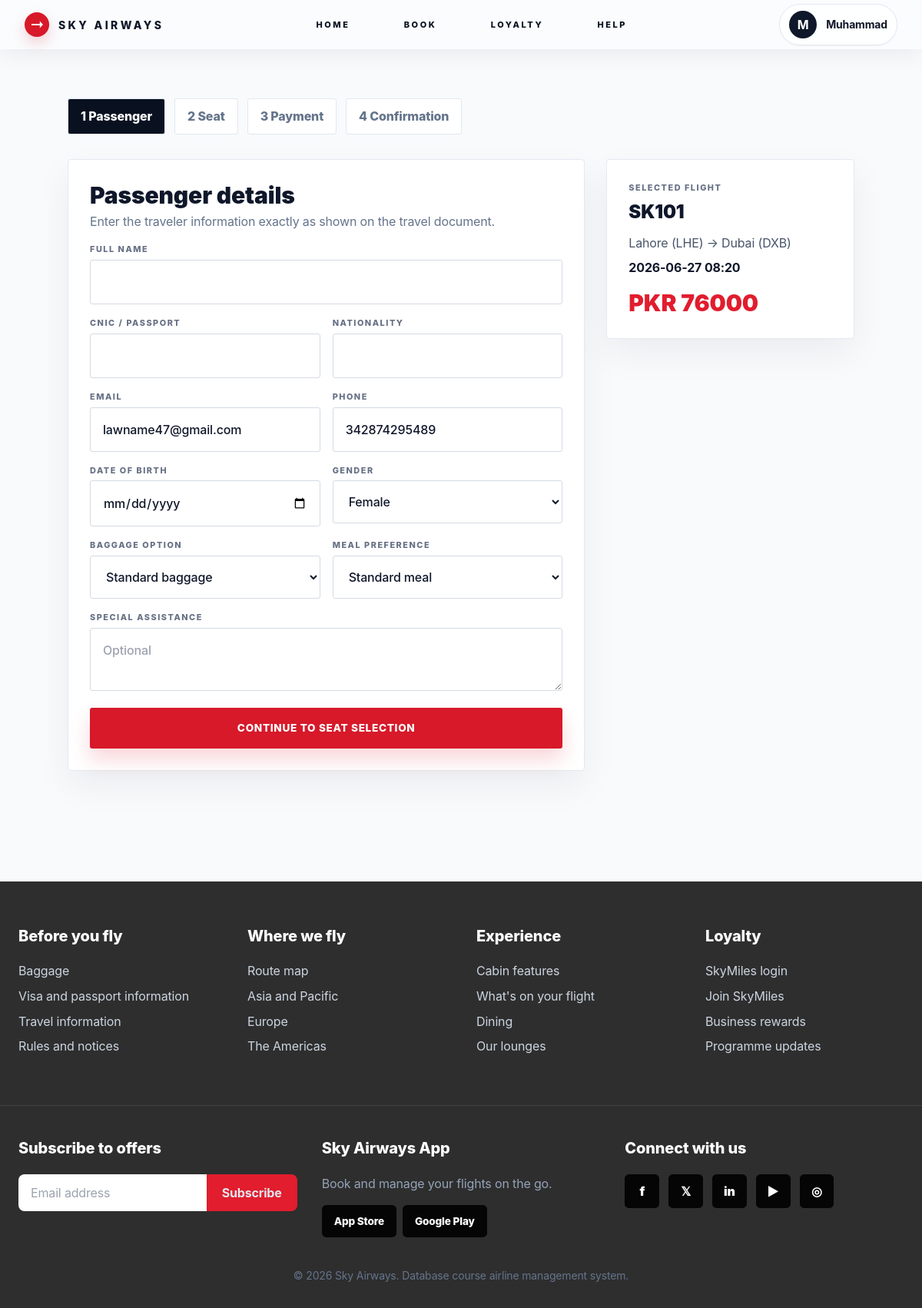
The app's page /passenger/1 (signed in) with its own data.
### tables this page shows
CREATE TABLE users (
            id INTEGER PRIMARY KEY AUTOINCREMENT,
            full_name TEXT NOT NULL,
            username TEXT UNIQUE NOT NULL,
            email TEXT UNIQUE NOT NULL,
            phone TEXT,
            password_hash TEXT NOT NULL,
            country TEXT,
            date_of_birth TEXT,
            gender TEXT,
            role TEXT DEFAULT 'user',
            created_at TEXT DEFAULT CURRENT_TIMESTAMP
        );

CREATE TABLE flights (
            id INTEGER PRIMARY KEY AUTOINCREMENT,
            flight_number TEXT UNIQUE NOT NULL,
            departure_airport TEXT NOT NULL,
            arrival_airport TEXT NOT NULL,
            departure_city TEXT NOT NULL,
            arrival_city TEXT NOT NULL,
            departure_time TEXT NOT NULL,
            arrival_time TEXT NOT NULL,
            duration TEXT NOT NULL,
            aircraft_type TEXT NOT NULL,
            cabin_class TEXT NOT NULL,
            total_seats INTEGER NOT NULL,
            available_seats INTEGER NOT NULL,
            fare REAL NOT NULL,
            status TEXT DEFAULT 'On Time'
        );

### app.py (the view, shortened to what this page needs)
@app.route("/passenger/<int:flight_id>", methods=["GET", "POST"])
@login_required
def passenger(flight_id):
    flight = query("SELECT * FROM flights WHERE id=?", (flight_id,), one=True)
    if not flight:
        flash("Flight not found.", "error")
        return redirect(url_for("flights"))
    return render_template("passenger.html", flight=flight)

### app.py (called while the page is built)
def get_db():
    if "db" not in g:
        g.db = sqlite3.connect(DB_PATH)
        g.db.row_factory = sqlite3.Row
    return g.db

def query(sql, args=(), one=False):
    cur = get_db().execute(sql, args)
    rows = cur.fetchall()
    cur.close()
    return (rows[0] if rows else None) if one else rows

def current_user():
    if session.get("user_id"):
        return query("SELECT * FROM users WHERE id = ?", (session["user_id"],), one=True)
    return None

@app.context_processor
def inject_globals():
    return {"user": current_user(), "airports": AIRPORTS, "now": datetime.now()}

def login_required(view):
    @wraps(view)
    def wrapped(*args, **kwargs):
        if not session.get("user_id"):
            flash("To continue with your booking, please log in or create your Sky Airways account.", "info")
            session["next_url"] = request.path
            return redirect(url_for("login", next=request.path))
        return view(*args, **kwargs)
    return wrapped

@app.before_request
def ensure_db():
    init_db()

### templates/passenger.html (shortened to what this page needs)
{% extends 'base.html' %}
{% block content %}
<section class="py-16 px-6 bg-slate-50"><div class="max-w-5xl mx-auto"><div class="flex flex-wrap gap-3 mb-8"><span class="step-pill active">1 Passenger</span><span class="step-pill">2 Seat</span><span class="step-pill">3 Payment</span><span class="step-pill">4 Confirmation</span></div><div class="grid lg:grid-cols-3 gap-7"><form method="post" class="lg:col-span-2 premium-card p-7 grid sm:grid-cols-2 gap-4"><div class="sm:col-span-2"><h1 class="text-3xl font-black">Passenger details</h1><p class="text-slate-500 mt-1">Enter the traveler information exactly as shown on the travel document.</p></div><div class="sm:col-span-2"><label class="label">Full name</label><input class="form-field" name="passenger_name" required></div><div><label class="label">CNIC / Passport</label><input class="form-field" name="passport_or_cnic" required></div><div><label class="label">Nationality</label><input class="form-field" name="nationality"></div><div><label class="label">Email</label><input class="form-field" type="email" name="email" required value="{{ user.email }}"></div><div><label class="label">Phone</label><input class="form-field" name="phone" required value="{{ user.phone or '' }}"></div><div><label class="label">Date of birth</label><input class="form-field" type="date" name="date_of_birth"></div><div><label class="label">Gender</label><select class="form-field" name="gender"><option>Female</option><option>Male</option><option>Other</option></select></div><div><label class="label">Baggage option</label><select class="form-field" name="baggage"><option>Standard baggage</option><option>Extra 10kg</option><option>Extra 20kg</option></select></div><div><label class="label">Meal preference</label><select class="form-field" name="meal"><option>Standard meal</option><option>Vegetarian</option><option>Halal meal</option><option>Child meal</option></select></div><div class="sm:col-span-2"><label class="label">Special assistance</label><textarea class="form-field" name="assistance" placeholder="Optional"></textarea></div><button class="btn-primary sm:col-span-2">Continue to seat selection</button></form><aside class="premium-card p-7 h-fit"><p class="label">Selected flight</p><h2 class="text-2xl font-black mt-2">{{ flight.flight_number }}</h2><p class="mt-3 text-slate-600">{{ flight.departure_airport }} → {{ flight.arrival_airport }}</p><p class="font-bold mt-2">{{ flight.departure_time }}</p><p class="mt-4 text-accent text-3xl font-black">PKR {{ '%.0f'|format(flight.fare) }}</p></aside></div></div></section>
{% endblock %}

### templates/base.html (shortened to what this page needs)
<!doctype html>
<html lang="en" class="scroll-smooth">
<head>
  <script src="https://cdn.tailwindcss.com"></script>
  <link rel="stylesheet" href="{{ url_for('static', filename='css/app.css') }}">
</head>
<body class="font-display bg-slate-50 text-slate-900 min-h-screen">
  <nav class="site-nav fixed top-0 left-0 right-0 z-50">
    <div class="max-w-7xl mx-auto px-4 sm:px-6 lg:px-8 h-[64px] flex items-center justify-between">
      <a href="{{ url_for('home') }}" class="flex items-center gap-3 group">
        <span class="logo-mark group-hover:scale-105 transition"></span>
        <span class="brand-text">SKY AIRWAYS</span>
      </a>
      <div class="hidden md:flex items-center gap-10">
        <a class="nav-link" href="{{ url_for('home') }}">Home</a>
        <a class="nav-link" href="{{ url_for('book') }}">Book</a>
        <a class="nav-link" href="{{ url_for('loyalty') }}">Loyalty</a>
        <a class="nav-link" href="{{ url_for('help_page') }}">Help</a>
      </div>
      <div class="flex items-center gap-3">
        {% if user %}
        <div class="relative group">
          <button class="flex items-center gap-3 rounded-full bg-white/80 border border-slate-200 px-3 py-2 shadow-sm hover:shadow-md transition">
            <span class="h-9 w-9 rounded-full bg-skybrand text-white grid place-items-center font-bold">{{ user.full_name[0] }}</span>
            <span class="hidden sm:block text-sm font-bold">{{ user.full_name.split()[0] }}</span>
          </button>
        </div>
        {% else %}
        <a href="{{ url_for('login') }}" class="hidden sm:inline-flex rounded-[3px] bg-skybrand text-white px-5 py-2.5 text-[11px] font-black tracking-widest uppercase hover:bg-accent transition shadow-md">Login / Sign Up</a>
        {% endif %}
      </div>
    </div>
  </nav>
  <main class="pt-[64px]">
    {% block content %}{% endblock %}
  </main>
  <footer class="bg-[#2e2e2e] text-slate-200 mt-20">
    <div class="max-w-7xl mx-auto px-6 py-14 grid md:grid-cols-4 gap-10 border-b border-white/10">
      <div><h3 class="footer-title">Before you fly</h3><p class="footer-link">Baggage</p><p class="footer-link">Visa and passport information</p><p class="footer-link">Travel information</p><p class="footer-link">Rules and notices</p></div>
      <div><h3 class="footer-title">Where we fly</h3><p class="footer-link">Route map</p><p class="footer-link">Asia and Pacific</p><p class="footer-link">Europe</p><p class="footer-link">The Americas</p></div>
      <div><h3 class="footer-title">Experience</h3><p class="footer-link">Cabin features</p><p class="footer-link">What's on your flight</p><p class="footer-link">Dining</p><p class="footer-link">Our lounges</p></div>
      <div><h3 class="footer-title">Loyalty</h3><p class="footer-link">SkyMiles login</p><p class="footer-link">Join SkyMiles</p><p class="footer-link">Business rewards</p><p class="footer-link">Programme updates</p></div>
    </div>
    <div class="max-w-7xl mx-auto px-6 py-10 grid md:grid-cols-3 gap-8">
      <div><h3 class="footer-title">Subscribe to offers</h3><div class="mt-4 flex"><input class="px-4 py-3 rounded-l-lg text-slate-900 w-full" placeholder="Email address"><button class="px-5 bg-accent rounded-r-lg font-bold">Subscribe</button></div></div>
      <div><h3 class="footer-title">Sky Airways App</h3><p class="text-slate-400 mt-3">Book and manage your flights on the go.</p><div class="mt-4 flex gap-2"><span class="app-badge">App Store</span><span class="app-badge">Google Play</span></div></div>
      <div><h3 class="footer-title">Connect with us</h3><div class="mt-4 flex gap-3"><span class="social">f</span><span class="social">𝕏</span><span class="social">in</span><span class="social">▶</span><span class="social">◎</span></div></div>
    </div>
    <p class="text-center text-slate-500 text-sm pb-8">© {{ now.year }} Sky Airways. Database course airline management system.</p>
  </footer>
</body>
</html>

### static/css/app.css (style rules this page uses)
:root { --navy:#07111f; --ink:#101624; --muted:#667085; --accent:#d7192a; --sky:#dff4ff; --line:#e6eaf0; }
* { box-sizing:border-box; }
html, body { font-family:'Manrope',ui-sans-serif,system-ui,-apple-system,BlinkMacSystemFont,'Segoe UI',sans-serif; color:var(--ink); background:#f6f8fb; }
body { letter-spacing:-.01em; }
.site-nav { height:64px; background:rgba(255,255,255,.34); backdrop-filter:blur(18px) saturate(140%); -webkit-backdrop-filter:blur(18px) saturate(140%); border-bottom:1px solid rgba(255,255,255,.38); box-shadow:0 8px 28px rgba(15,23,42,.06); }
.logo-mark { height:32px; width:32px; border-radius:50%; background:var(--accent); position:relative; box-shadow:0 8px 18px rgba(215,25,42,.20); }
.logo-mark:before { content:""; position:absolute; inset:9px 8px 9px 9px; background:#fff; clip-path:polygon(0 43%,72% 43%,72% 18%,100% 50%,72% 82%,72% 57%,0 57%); }
.brand-text { font-size:14px; letter-spacing:.24em; font-weight:800; color:#111827; }
.nav-link { position:relative; padding:.55rem .95rem; color:#07111f; transition:all .25s ease; font-size:11px; letter-spacing:.23em; font-weight:800; text-transform:uppercase; border-radius:10px; text-shadow:0 1px 10px rgba(255,255,255,.45); }
.nav-link:after { display:none; }
.btn-primary { display:inline-flex; align-items:center; justify-content:center; gap:.6rem; border-radius:3px; background:var(--accent); color:white; font-weight:800; padding:1rem 1.35rem; box-shadow:0 14px 26px rgba(215,25,42,.18); transition:.2s; text-transform:uppercase; letter-spacing:.05em; font-size:.85rem; }
.form-field { width:100%; border:1px solid #d4dae3; background:rgba(255,255,255,.94); border-radius:3px; padding:1rem 1rem; outline:none; transition:.2s; font-weight:500; min-height:54px; }
.label { font-size:.68rem; font-weight:800; letter-spacing:.14em; text-transform:uppercase; color:#667085; margin-bottom:.35rem; display:block; }
.premium-card { background:white; border:1px solid #e5e9f0; border-radius:4px; box-shadow:0 18px 48px rgba(15,23,42,.06); transition:.22s; }
.step-pill { display:flex; align-items:center; gap:.7rem; border-radius:3px; background:white; border:1px solid #e2e8f0; padding:.65rem 1rem; font-weight:800; color:#64748b; }
.step-pill.active { background:#091121; color:#fff; }
.footer-title { font-weight:800; font-size:1.25rem; color:white; margin-bottom:1.15rem; }
.footer-link { color:#cbd5e1; margin:.55rem 0; }
.app-badge { background:#050505; color:white; padding:.7rem 1rem; border-radius:.35rem; font-weight:800; font-size:.85rem; }
.social { background:#050505; color:white; height:2.8rem; width:2.8rem; border-radius:.35rem; display:grid; place-items:center; font-weight:900; }

### records on screen
users: full_name "M", full_name "Muhammad", email "lawname47@gmail.com", phone "342874295489"
flights: flight_number "SK101", departure_airport "Lahore (LHE)", arrival_airport "Dubai (DXB)", departure_time "2026-06-27 08:20", fare "76000"
